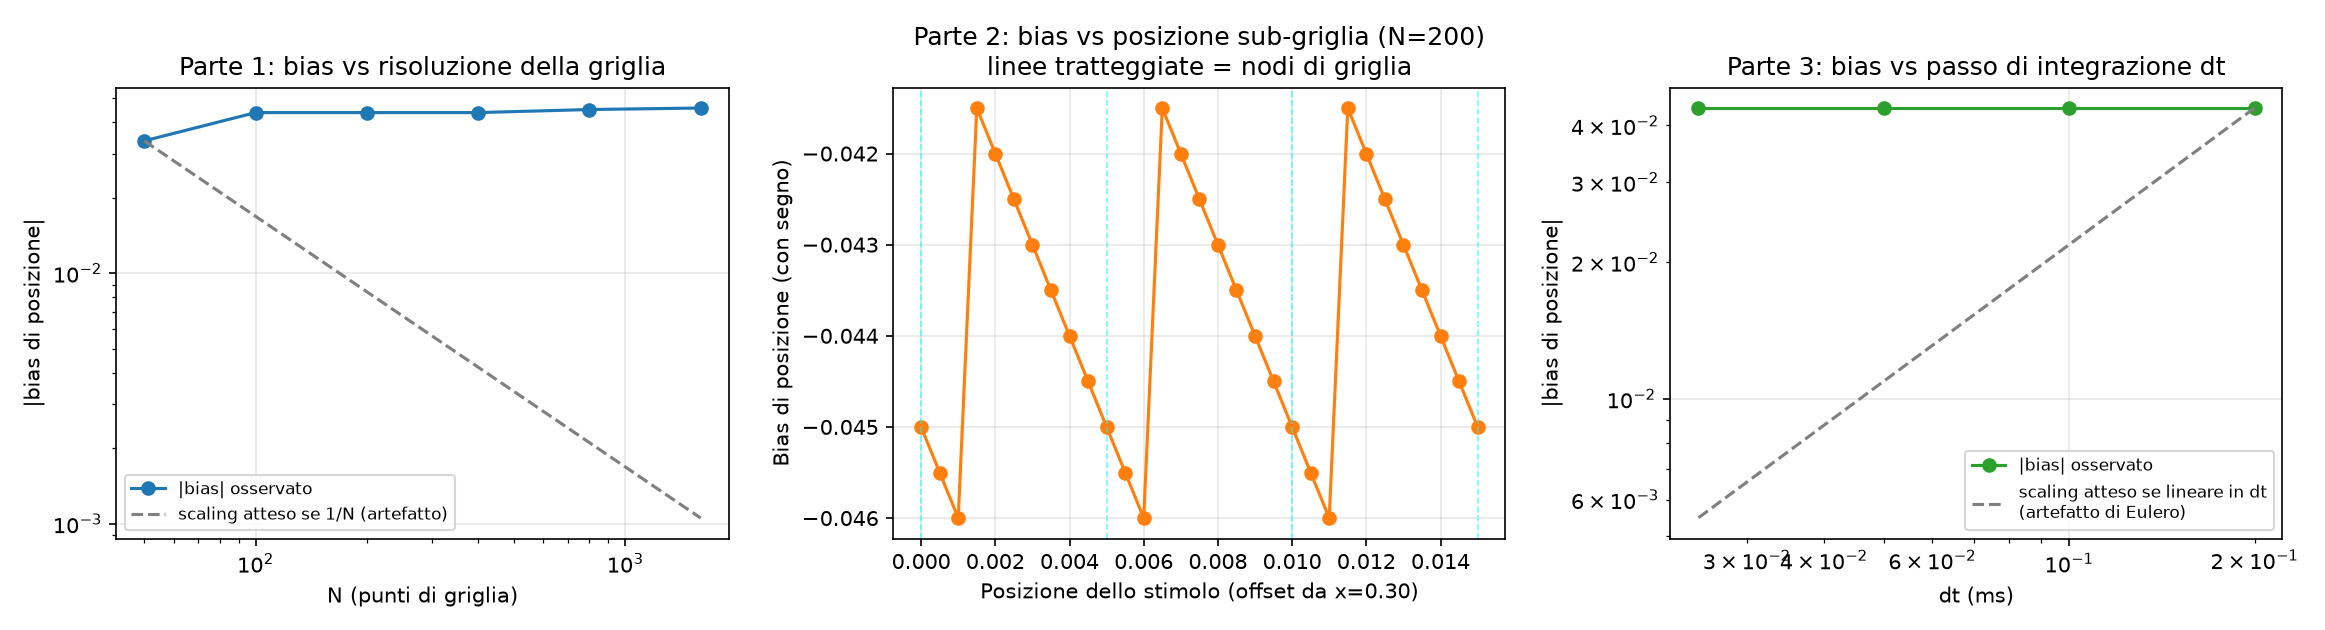

The Python source for this figure:
"""
Diagnosi formale del bias sistematico di posizione del ring attractor a rate
(osservato ripetutamente nelle sezioni 4.4.2, 5.1, 5.2 senza una spiegazione
verificata alla radice -- la sezione 9 lo elenca esplicitamente come sviluppo
futuro: "determinare se sia un artefatto puramente numerico o rifletta una
proprieta' reale, per quanto non desiderata, del modello discretizzato").

Usa la stessa equazione del modello verificato in ring_attractor_rate.py
(kernel eccitatorio locale J_exc + inibizione globale proporzionale alla
media della rete + attivazione rettificata satura a r_max) -- non il
modello a "cappello messicano" (due kernel Gaussiani opposti) usato altrove
in questo file in una versione precedente: durante la preparazione di
questa diagnosi si e' scoperto che il file ring_attractor_rate.py in cima
al repository era stato accidentalmente sovrascritto con quella variante
diversa, che non riproduce piu' i risultati documentati nella sezione 4.4.2
(si veda la sezione 9.1 per i dettagli del bug e della correzione).

Due test indipendenti, entrambi falsificabili:

PARTE 1 -- scaling con la risoluzione della griglia N. Se il bias e' un
artefatto della somma di Riemann che approssima l'integrale di convoluzione
continuo (rec_input = J @ r / N), deve ridursi sistematicamente all'aumentare
di N. Se invece e' una proprieta' reale della dinamica del kernel a cappello
messicano, deve restare approssimativamente costante al variare di N.
Lo stimolo e' posizionato deliberatamente a una coordinata (0.2537) che non
coincide MAI esattamente con un punto della griglia per nessuno degli N
testati, cosi' da non confondere lo scaling reale con un banale "aggancio"
del picco al punto di griglia piu' vicino quando N e' piccolo.

PARTE 2 -- dipendenza dalla posizione sub-griglia a N fissa. Se il bias
dipende dalla posizione dello stimolo RELATIVA al punto di griglia piu'
vicino (un segno diretto di artefatto di discretizzazione), deve mostrare
una struttura periodica con periodo 1/N quando si fa scorrere lo stimolo
con continuita' attraverso alcune celle della griglia.
"""

import numpy as np
import matplotlib
matplotlib.use('Agg')
import matplotlib.pyplot as plt

np.random.seed(0)


def circ_dist(d):
    return 0.5 - np.abs(np.abs(d) - 0.5)


def signed_circ_diff(a, b):
    """Differenza angolare con segno a-b, in (-0.5, 0.5]."""
    return ((a - b + 0.5) % 1.0) - 0.5


def run_ring(N, stim_center, T_total=400, dt=0.2, tau=10.0,
             sigma_exc=0.05, A_exc=20.0, global_inhib=5.0, r_max=5.0,
             stim_strength=3.0, stim_duration=80, stim_sigma=0.03):
    x = np.arange(N) / N
    d_matrix = circ_dist(x[:, None] - x[None, :])
    J_exc = A_exc*np.exp(-d_matrix**2/(2*sigma_exc**2))

    def F(u):
        return np.clip(u, 0, r_max)

    n_steps = int(T_total/dt)
    stim_duration_steps = int(stim_duration/dt)
    stim_profile = stim_strength*np.exp(-circ_dist(x-stim_center)**2/(2*stim_sigma**2))

    r = np.zeros(N)
    for step in range(n_steps):
        I_ext = stim_profile if step < stim_duration_steps else 0.0
        rec_input = J_exc @ r / N - global_inhib*r.mean()
        dr = (-r + F(rec_input + I_ext)) / tau
        r = r + dt*dr

    peak_idx = np.argmax(r)
    return x[peak_idx], r[peak_idx], x


# ============================================================
# PARTE 1: scaling del bias con N (risoluzione della griglia)
# ============================================================
print("=" * 70)
print("PARTE 1: bias di posizione in funzione della risoluzione N")
print("=" * 70)

STIM_CENTER = 0.2537  # non allineato alla griglia per nessun N testato
Ns = [50, 100, 200, 400, 800, 1600]
biases_N = []
peaks_N = []

for N in Ns:
    peak_pos, peak_val, _ = run_ring(N, STIM_CENTER)
    bias = signed_circ_diff(peak_pos, STIM_CENTER)
    biases_N.append(bias)
    peaks_N.append(peak_val)
    print(f"N={N:5d}  griglia=1/N={1/N:.5f}  picco a x={peak_pos:.5f}  "
          f"bias={bias:+.5f}  |bias|/griglia={abs(bias)/(1/N):.2f}  "
          f"ampiezza picco={peak_val:.3f}")

biases_N = np.array(biases_N)
peaks_N = np.array(peaks_N)

# Se il bias fosse un puro artefatto di quantizzazione della lettura
# (argmax sulla griglia), scalerebbe come 1/N. Verifichiamo il rapporto.
ratio_first_last = abs(biases_N[0]) / abs(biases_N[-1]) if biases_N[-1] != 0 else float('inf')
N_ratio = Ns[-1] / Ns[0]
print(f"\nRapporto |bias| tra N={Ns[0]} e N={Ns[-1]}: {ratio_first_last:.2f}x "
      f"(un artefatto di quantizzazione 1/N implicherebbe un fattore ~{N_ratio}x)")

# ============================================================
# PARTE 2: dipendenza dalla posizione sub-griglia, N fissa
# ============================================================
print()
print("=" * 70)
print("PARTE 2: bias in funzione della posizione sub-griglia (N=200 fisso)")
print("=" * 70)

N_FIXED = 200
grid_step = 1.0 / N_FIXED
# scorre lo stimolo con continuita' attraverso 3 celle di griglia consecutive
n_sweep = 31
base_center = 0.30  # punto di partenza (coincide con un nodo di griglia)
offsets = np.linspace(0, 3*grid_step, n_sweep)
biases_sub = []

for off in offsets:
    center = base_center + off
    peak_pos, peak_val, _ = run_ring(N_FIXED, center)
    bias = signed_circ_diff(peak_pos, center)
    biases_sub.append(bias)

biases_sub = np.array(biases_sub)
# offset relativo entro UNA cella di griglia (modulo grid_step), per
# verificare se il bias ha davvero periodo 1/N
offsets_mod = offsets % grid_step

print(f"Deviazione standard del bias lungo lo sweep: {biases_sub.std():.5f} "
      f"(su una cella di griglia larga {grid_step:.5f})")
print(f"Bias minimo/massimo nello sweep: {biases_sub.min():+.5f} / {biases_sub.max():+.5f}")

# correlazione tra bias e posizione entro la cella di griglia
corr = np.corrcoef(offsets_mod, biases_sub)[0, 1]
print(f"Correlazione tra bias e posizione entro la cella di griglia: r={corr:.3f}")

# ============================================================
# PARTE 3: dipendenza dal passo di integrazione temporale dt
# ============================================================
print()
print("=" * 70)
print("PARTE 3: bias in funzione del passo di integrazione dt (N=200 fisso)")
print("=" * 70)
print("Se il bias fosse un artefatto di troncamento di Eulero esplicito,")
print("dovrebbe ridursi al diminuire di dt (l'errore locale di Eulero scala")
print("come dt).")

dts = [0.2, 0.1, 0.05, 0.025]
biases_dt = []
for dt_test in dts:
    peak_pos, peak_val, _ = run_ring(200, STIM_CENTER, dt=dt_test)
    bias = signed_circ_diff(peak_pos, STIM_CENTER)
    biases_dt.append(bias)
    print(f"dt={dt_test:.3f}  picco a x={peak_pos:.5f}  bias={bias:+.5f}  "
          f"ampiezza picco={peak_val:.3f}")

biases_dt = np.array(biases_dt)
ratio_dt = abs(biases_dt[0]) / abs(biases_dt[-1]) if biases_dt[-1] != 0 else float('inf')
print(f"\nRapporto |bias| tra dt={dts[0]} e dt={dts[-1]}: {ratio_dt:.2f}x "
      f"(un artefatto di troncamento di Eulero, lineare in dt, implicherebbe "
      f"un fattore ~{dts[0]/dts[-1]:.1f}x)")

# ============================================================
# Figura riassuntiva
# ============================================================
fig, axes = plt.subplots(1, 3, figsize=(15.5, 4.2))

axes[0].plot(Ns, np.abs(biases_N), 'o-', color='C0', label='|bias| osservato')
# linea di riferimento: scaling 1/N normalizzato al primo punto
ref = np.abs(biases_N[0]) * (Ns[0] / np.array(Ns))
axes[0].plot(Ns, ref, '--', color='gray', label='scaling atteso se 1/N (artefatto)')
axes[0].set_xscale('log')
axes[0].set_yscale('log')
axes[0].set_xlabel('N (punti di griglia)')
axes[0].set_ylabel('|bias di posizione|')
axes[0].set_title('Parte 1: bias vs risoluzione della griglia')
axes[0].legend(fontsize=8)
axes[0].grid(alpha=0.3)

axes[1].plot(offsets, biases_sub, 'o-', color='C1')
for k in range(4):
    axes[1].axvline(k*grid_step, color='cyan', linestyle='--', linewidth=0.8, alpha=0.6)
axes[1].set_xlabel('Posizione dello stimolo (offset da x=0.30)')
axes[1].set_ylabel('Bias di posizione (con segno)')
axes[1].set_title(f'Parte 2: bias vs posizione sub-griglia (N={N_FIXED})\nlinee tratteggiate = nodi di griglia')
axes[1].grid(alpha=0.3)

axes[2].plot(dts, np.abs(biases_dt), 'o-', color='C2', label='|bias| osservato')
ref_dt = np.abs(biases_dt[0]) * (np.array(dts) / dts[0])
axes[2].plot(dts, ref_dt, '--', color='gray', label='scaling atteso se lineare in dt\n(artefatto di Eulero)')
axes[2].set_xscale('log')
axes[2].set_yscale('log')
axes[2].set_xlabel('dt (ms)')
axes[2].set_ylabel('|bias di posizione|')
axes[2].set_title('Parte 3: bias vs passo di integrazione dt')
axes[2].legend(fontsize=8)
axes[2].grid(alpha=0.3)

plt.tight_layout()
plt.savefig('diagnosi_bias_posizione_scaling.png', dpi=150)
print("\nGrafico salvato in diagnosi_bias_posizione_scaling.png")
